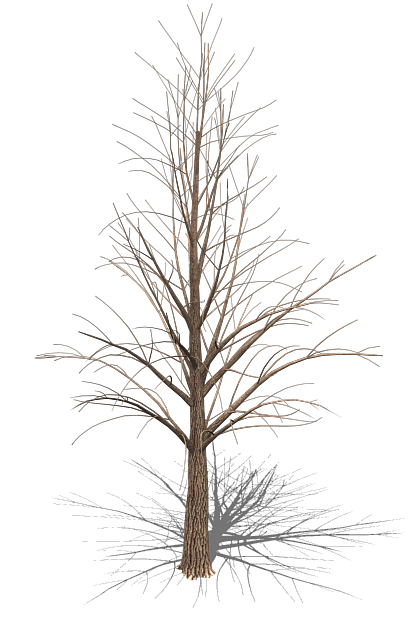
#> input picture assets/environment/dreadland/dead_tree.png, 414 x 634 px
$ python tree_preview_generator.py
#> lines starting #> are read from the running program, lines starting #| are printed output that depends on the picture
"""
Tree Preview Generator
Slices LPC sprite sheets and creates a visual preview of all available trees
"""

from PIL import Image, ImageDraw, ImageFont
import os
from pathlib import Path

# Paths
PROJECT_ROOT = Path(__file__).parent.parent
TREE_PREVIEW_DIR = PROJECT_ROOT / "assets" / "environment" / "tree_preview"
DREADLAND_DIR = PROJECT_ROOT / "assets" / "environment" / "dreadland"
OUTPUT_DIR = TREE_PREVIEW_DIR / "sliced"
PREVIEW_OUTPUT = TREE_PREVIEW_DIR / "ALL_TREES_PREVIEW.png"

# Create output directory
OUTPUT_DIR.mkdir(parents=True, exist_ok=True)

# [91 lines left out: functions find_sprite_bounds, slice_spritesheet_auto, not called in this run]

def collect_existing_trees():
    """Collect existing tree images from dreadland folder"""
    existing = []

    # Main trees
    for name in ["dead_tree.png", "pine_tree.png", "autumn_tree.png"]:
        path = DREADLAND_DIR / name
        if path.exists():
            img = Image.open(path)
            existing.append((path, img.size, "CURRENT"))

    # Numbered dead trees
    for i in range(1, 11):
        path = DREADLAND_DIR / f"dead_tree_{i}.png"
        if path.exists():
            img = Image.open(path)
            existing.append((path, img.size, "CURRENT"))

    return existing

def create_preview_image(all_trees):
    """Create a large preview image showing all trees with labels"""
    # Group trees by category
    categories = {}
    for path, size, category in all_trees:
        if category not in categories:
            categories[category] = []
        categories[category].append((path, size))

    # Calculate layout
    padding = 20
    label_height = 30
    max_row_width = 2000

    # Calculate total height needed
    total_height = padding
    category_layouts = {}

    for cat_name, trees in categories.items():
        total_height += label_height + padding

        # Layout trees in rows
        rows = []
        current_row = []
        current_width = padding
        max_height_in_row = 0

        for path, size in trees:
            w, h = size
            if current_width + w + padding > max_row_width and current_row:
                rows.append((current_row, max_height_in_row))
                current_row = []
                current_width = padding
                max_height_in_row = 0

            current_row.append((path, size))
            current_width += w + padding
            max_height_in_row = max(max_height_in_row, h)

        if current_row:
            rows.append((current_row, max_height_in_row))

        category_layouts[cat_name] = rows
        for row, row_height in rows:
            total_height += row_height + padding

    # Create preview image
    preview = Image.new("RGBA", (max_row_width, total_height), (40, 40, 45, 255))
    draw = ImageDraw.Draw(preview)

    try:
        font = ImageFont.truetype("arial.ttf", 20)
        small_font = ImageFont.truetype("arial.ttf", 12)
    except:
        font = ImageFont.load_default()
        small_font = font

    y = padding

    for cat_name, rows in category_layouts.items():
        # Draw category label
        draw.text((padding, y), f"=== {cat_name} ===", fill=(255, 255, 100, 255), font=font)
        y += label_height + padding

        for row, row_height in rows:
            x = padding
            for path, size in row:
                try:
                    tree_img = Image.open(path).convert("RGBA")
                    # Center vertically in row
                    y_offset = (row_height - size[1]) // 2
                    preview.paste(tree_img, (x, y + y_offset), tree_img)

                    # Draw filename below
                    filename = path.name[:20] + "..." if len(path.name) > 20 else path.name
                    draw.text((x, y + row_height + 2), filename, fill=(180, 180, 180, 255), font=small_font)
                except Exception as e:
                    print(f"Error loading {path}: {e}")

                x += size[0] + padding

            y += row_height + padding + 15  # Extra space for filename

    preview.save(PREVIEW_OUTPUT)
    print(f"\nPreview saved to: {PREVIEW_OUTPUT}")
    return PREVIEW_OUTPUT

def main():
    print("=== Tree Preview Generator ===\n")

    all_trees = []

    # 1. Collect existing trees
    print("Collecting existing trees...")
    existing = collect_existing_trees()
#> in collect_existing_trees, img is the input picture: PIL image 414x634 RGBA; mean R, G, B, A 67.2, 65.6, 64.3, 22.6
    for path, size, cat in existing:
        all_trees.append((path, size, cat))
    print(f"  Found {len(existing)} existing trees\n")
#|   Found 1 existing trees

    # 2. Slice LPC trees sprite sheets
    lpc_trees_dir = TREE_PREVIEW_DIR / "lpc-trees" / "lpc-trees"
    if lpc_trees_dir.exists():
        for sheet_name in ["trees-dead.png", "trees-brown.png", "trees-orange.png", "trees-pale.png", "trees-green.png"]:
            sheet_path = lpc_trees_dir / sheet_name
            if sheet_path.exists():
                print(f"Slicing {sheet_name}...")
                prefix = sheet_name.replace(".png", "").replace("-", "_")
                sliced = slice_spritesheet_auto(sheet_path, f"lpc_{prefix}")
                for path, size in sliced:
                    all_trees.append((path, size, f"LPC {sheet_name.replace('.png', '').replace('trees-', '').upper()}"))

    # 3. Slice conifers
    conifers_path = TREE_PREVIEW_DIR / "lpc-conifers" / "lpc-conifers" / "conifers.png"
    if conifers_path.exists():
        print(f"\nSlicing conifers.png...")
        sliced = slice_spritesheet_auto(conifers_path, "lpc_conifer")
        for path, size in sliced:
            all_trees.append((path, size, "LPC CONIFERS"))

    # 4. Create preview
    print(f"\nTotal trees: {len(all_trees)}")
#| Total trees: 1
    print("\nCreating preview image...")
    create_preview_image(all_trees)
#> in create_preview_image, `preview = Image.new("RGBA", (max_row_width, total_height), (40, 40, 45..`:
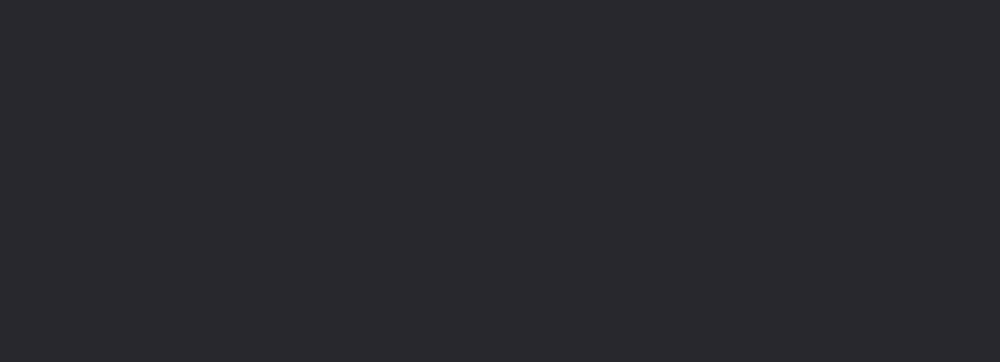
#> preview: PIL image 2000x724 RGBA (shown at 1/2 size); mean R, G, B, A 40, 40, 45, 255
#> in create_preview_image, `preview.paste(tree_img, (x, y + y_offset), tree_img)`:
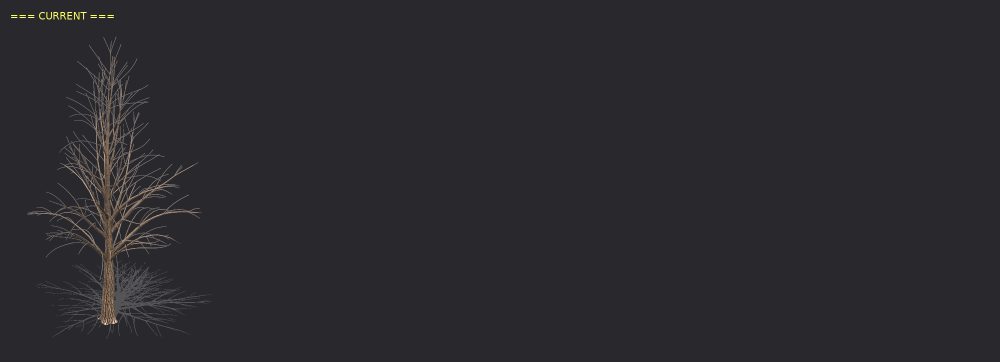
#> preview: PIL image 2000x724 RGBA (shown at 1/2 size); mean R, G, B, A 41.1, 40.9, 45.5, 254.1; transparent parts drawn white

    print("\nDone! Open ALL_TREES_PREVIEW.png to review trees.")

if __name__ == "__main__":
    main()
